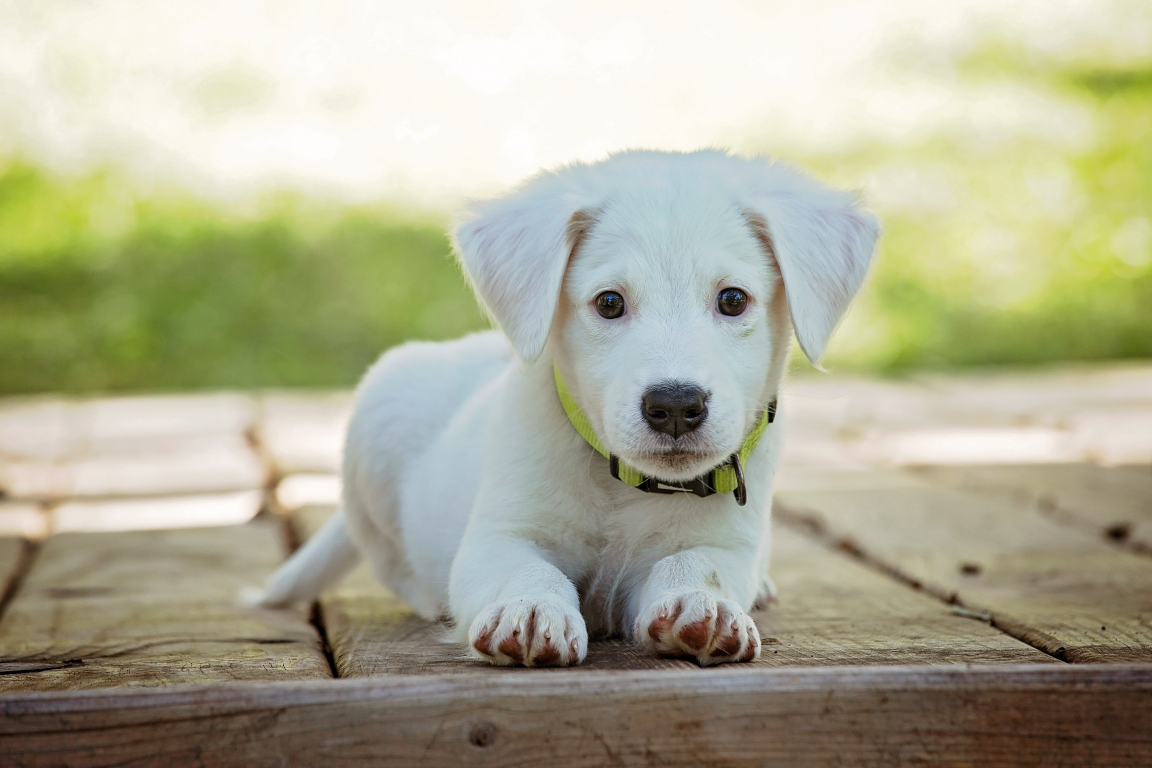
#> input picture Blending_imgs_openCV/puppy.jpg, 5760 x 3840 px, found by its file name (shown at 1/5 size)
$ python blend.py
#> lines starting #> are read from the running program, lines starting #| are printed output that depends on the picture
# import required packages
import cv2
from skimage import io
# Read image 1
img1 = cv2.resize(cv2.imread('Blending_imgs_openCV\puppy.jpg'), (640, 640))
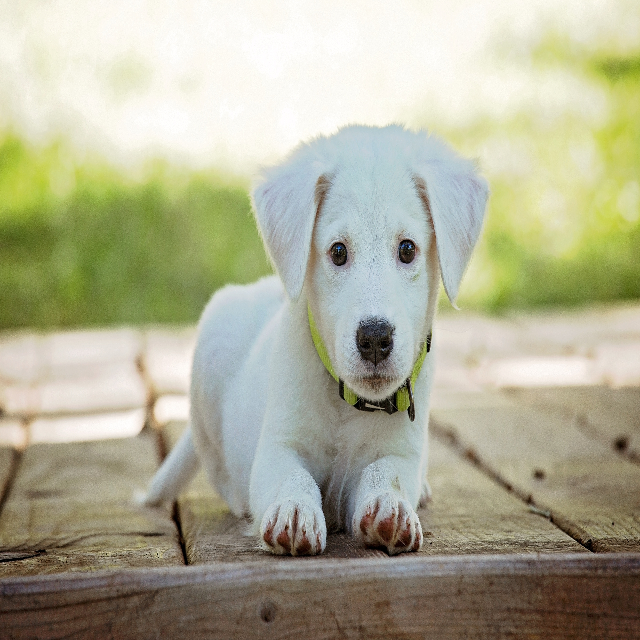
#> img1: shape (640, 640, 3); mean B, G, R 149.5, 174.2, 175
# Read image 2
img2 = cv2.resize(cv2.imread('Blending_imgs_openCV\puppy2.jpg'), (640, 640))
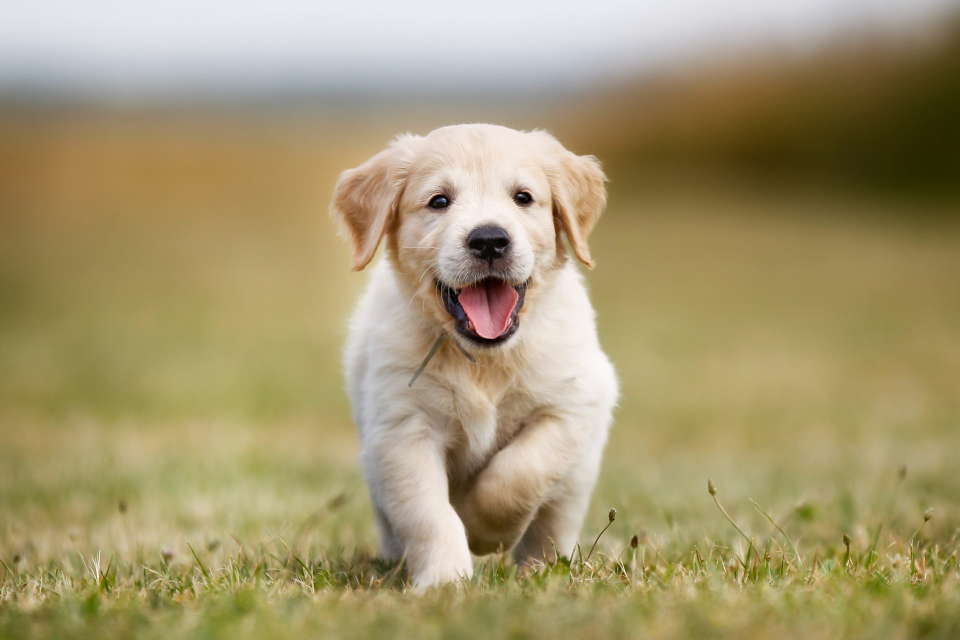
#> input picture Blending_imgs_openCV/puppy2.jpg, 1920 x 1280 px, found by its file name (shown at 1/2 size)
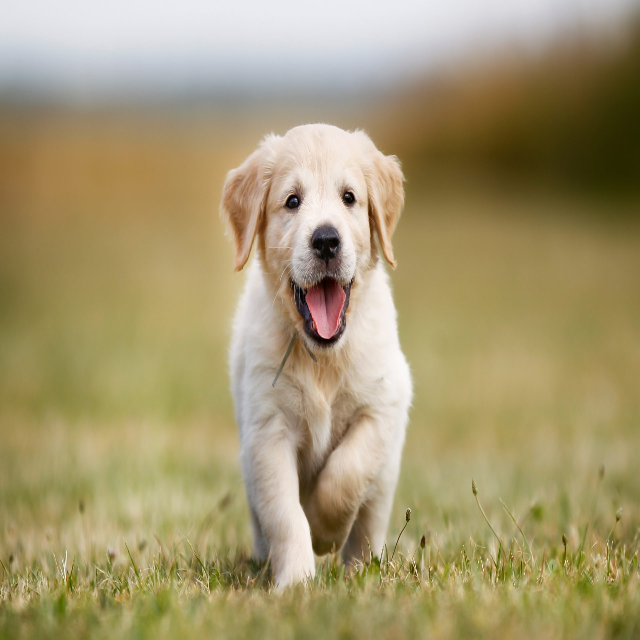
#> img2: shape (640, 640, 3); mean B, G, R 111.7, 151.2, 164.6
# Define alpha and beta
alpha = 0.80
beta = 0.50
# Blend images
final_image = cv2.addWeighted(img1, alpha, img2, beta, 0.0)
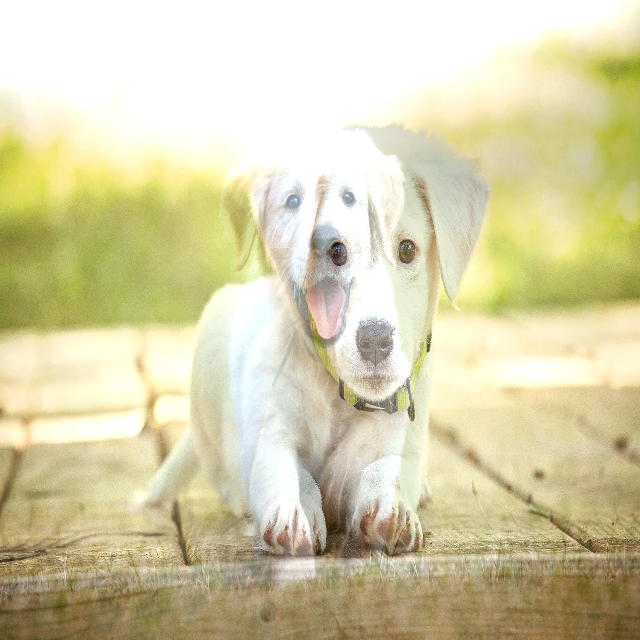
#> final_image: shape (640, 640, 3); mean B, G, R 169.8, 207.9, 214.2
# Show image
cv2.imshow("final blended", final_image)
cv2.waitKey(0)
cv2.destroyAllWindows()
cv2.imwrite(r"Blending_imgs_openCV\blended.jpg", final_image)
